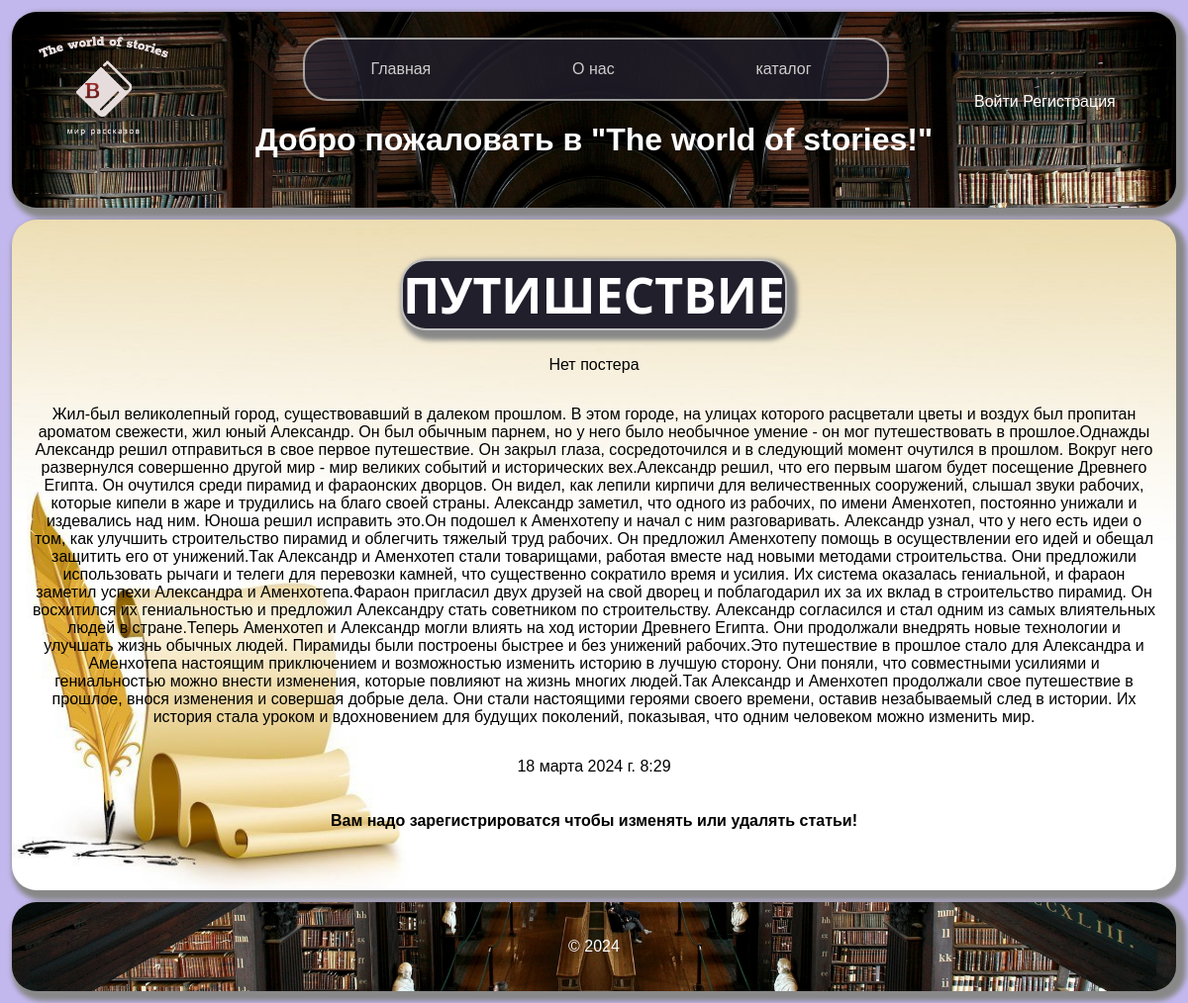
The app's page /catalog/1 with its own data.
### my_catalog/models.py (models this page shows, shortened)
class Story(models.Model):
    title = models.CharField(verbose_name='Название', max_length=250)
    summary = models.CharField(verbose_name='Краткое описание', max_length=250, blank=True)
    content = models.TextField(verbose_name='Текст')
    poster = models.ImageField(upload_to='media/', verbose_name='Постер', null=True, blank=True)
    date_publisher = models.DateTimeField(verbose_name='Дата публикации', auto_now=True)
    publisher = models.BooleanField(verbose_name='Публикация', default=True)
    class Meta:
        verbose_name = 'История'
        verbose_name_plural = 'Истории'
        ordering = ['-date_publisher']

### my_catalog/views.py (the view)
# urls.py: path('<int:pk>', views.StoryDetailView.as_view(), name='story-detail'),
class StoryDetailView(DetailView):
    model = Story
    template_name = 'my_catalog/detailview.html'
    context_object_name = 'post'

### my_catalog/templates/my_catalog/detailview.html (shortened to what this page needs)
{% extends 'base.html' %}
{% block content %}
    <div class="features">
        <h1 class="title">{{ post.title }}</h1>
        {% if post.poster %}
            <p><img src="{{ post.poster.url }}" width = '560'   alt="{{ post.title }}"></p>
        {% else %}
            <p>Нет постера</p>
        {% endif %}
        <p class="content">{{ post.content }}</p>
        <p class="datetime">{{ post.date_publisher }}</p>
        {% if  user.is_authenticated%}
            <a href="{% url 'story-delete' post.id %}" class="btn btn-danger">Удалить</a>
            <a href="{% url 'story-update' post.id %}" class="btn btn-warning">Редактировать</a>
        {% else %}
            <h4>Вам надо зарегистрироватся чтобы изменять или удалять статьи!</h4>
        {% endif %}
    </div>
{% endblock %}

### my_blog/static/my_blog/css/index.css (style rules this page uses)
body { font-family: Arial, sans-serif; margin: 0; background: #C3B8EE; }
h1.title { font-size: 50px; text-transform: uppercase; color: #ffffff; background: #221F2C; text-align: center; margin: 0px 100px 10px 100px; font-family: 'Segoe UI', Tahoma, Geneva, Verdana, sans-serif; font-weight: bold; border-radius: 25px; border: 2px silver solid; box-shadow: 5px 5px 5px 5px #888888; }
.features { display: flex; flex-direction: column; flex-wrap: wrap; align-items: center; color: black; }

### records on screen
Story: title "ПУТИШЕСТВИЕ", content "Жил-был великолепный город, существовавший в далеком прошлом. В этом городе, на улицах которого расцветали цветы и воздух был пропитан ароматом свежести, жил юный Александр. Он был обычным парнем, но у него было необычное умение - он мог путешествовать в прошлое.Однажды Александр решил отправиться в свое первое путешествие. Он закрыл глаза, сосредоточился и в следующий момент очутился в прошлом. Вокруг него развернулся совершенно другой мир - мир великих событий и исторических вех.Александр решил, что его первым шагом будет посещение Древнего Египта. Он очутился среди пирамид и фараонских дворцов. Он видел, как лепили кирпичи для величественных сооружений, слышал звуки рабочих, которые…", date_publisher "18 марта 2024 г. 8:29"
